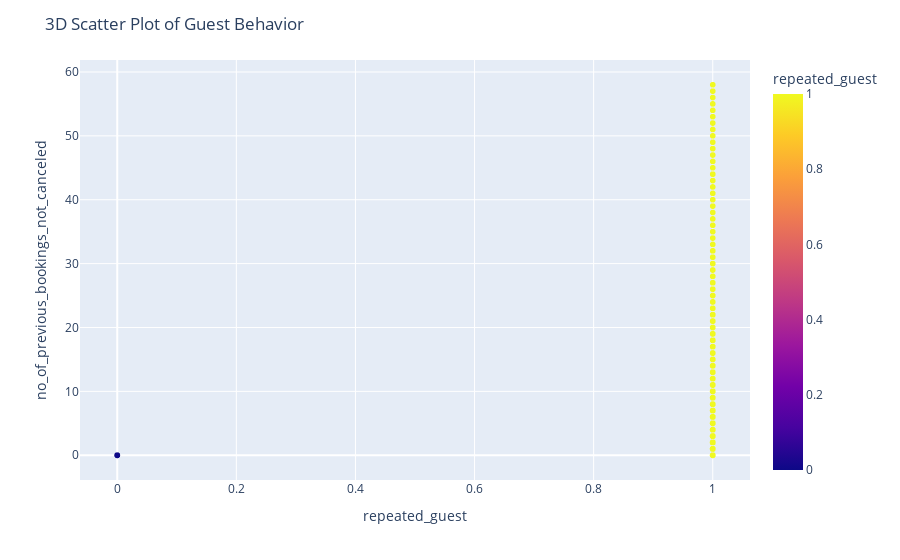

The code cell stored with this chart in its notebook:
### Code cell
fig = px.scatter(df,x='repeated_guest',y='no_of_previous_bookings_not_canceled',color='repeated_guest')
fig.update_layout(title="3D Scatter Plot of Guest Behavior",scene=dict(xaxis_title='Repeated Guest',yaxis_title='Bookings Not Canceled'))
fig.show()

### Figure 1 — Plotly figure (JSON) as saved in the notebook; plotly's stock layout.template omitted (floating-point values rounded to 4 significant figures; data arrays with more than 128 entries replaced by an {"elided": "..."} marker saying what was removed)
{"data": [{"hovertemplate": "repeated_guest=%{marker.color}<br>no_of_previous_bookings_not_canceled=%{y}<extra></extra>", "legendgroup": "", "marker": {"color": {"elided": "36275 int values"}, "coloraxis": "coloraxis", "symbol": "circle"}, "mode": "markers", "name": "", "showlegend": false, "type": "scattergl", "x": {"elided": "36275 int values"}, "xaxis": "x", "y": {"elided": "36275 int values"}, "yaxis": "y"}], "layout": {"coloraxis": {"colorbar": {"title": {"text": "repeated_guest"}}, "colorscale": [[0, "#0d0887"], [0.1111, "#46039f"], [0.2222, "#7201a8"], [0.3333, "#9c179e"], [0.4444, "#bd3786"], [0.5556, "#d8576b"], [0.6667, "#ed7953"], [0.7778, "#fb9f3a"], [0.8889, "#fdca26"], [1, "#f0f921"]]}, "legend": {"tracegroupgap": 0}, "margin": {"t": 60}, "scene": {"xaxis": {"title": {"text": "Repeated Guest"}}, "yaxis": {"title": {"text": "Bookings Not Canceled"}}}, "title": {"text": "3D Scatter Plot of Guest Behavior"}, "xaxis": {"anchor": "y", "domain": [0, 1], "title": {"text": "repeated_guest"}}, "yaxis": {"anchor": "x", "domain": [0, 1], "title": {"text": "no_of_previous_bookings_not_canceled"}}}}
